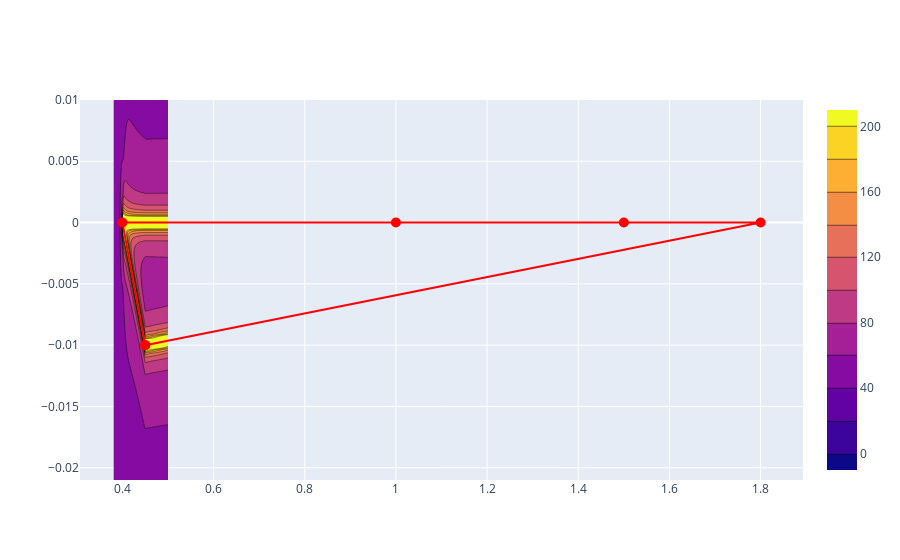

Notebook source saved alongside this figure:
### Code cell
fig = go.Figure(data=[
    go.Scatter(x=V[[5,0,1,2,4,5], 0], y=V[[5,0,1,2,4,5], 1],
        marker=dict(
            color='red',       # Dot color
            size=10
        ),
        line=dict(
            color='red',      # Line color
            width=2
        )),
    go.Contour(z=dtypes, x=xs, y=ys,
        contours=dict(
            start=0,   # minimum contour level
            end=200,      # maximum contour level
            size=20    # step between levels
        ))
])
fig.show()

### Figure 1 — Plotly figure (JSON) as saved in the notebook; plotly's stock layout.template omitted (floating-point values rounded to 4 significant figures; data arrays with more than 128 entries replaced by an {"elided": "..."} marker saying what was removed)
{"data": [{"line": {"color": "red", "width": 2}, "marker": {"color": "red", "size": 10}, "type": "scatter", "x": [0.45, 0.4, 1, 1.5, 1.8, 0.45], "y": [-0.01, 0, 0, 0, 0, -0.01]}, {"contours": {"end": 200, "size": 20, "start": 0}, "type": "contour", "x": {"elided": "300 float values"}, "y": [-0.021, -0.02069, -0.02037, -0.02006, -0.01975, -0.01943, -0.01912, -0.01881, -0.01849, -0.01818, -0.01787, -0.01756, -0.01724, -0.01693, -0.01662, -0.0163, -0.01599, -0.01568, -0.01536, -0.01505, -0.01474, -0.01442, -0.01411, -0.0138, -0.01348, -0.01317, -0.01286, -0.01255, -0.01223, -0.01192, -0.01161, -0.01129, -0.01098, -0.01067, -0.01035, -0.01004, -0.009727, -0.009414, -0.009101, -0.008788, -0.008475, -0.008162, -0.007848, -0.007535, -0.007222, -0.006909, -0.006596, -0.006283, -0.00597, -0.005657, -0.005343, -0.00503, -0.004717, -0.004404, -0.004091, -0.003778, -0.003465, -0.003152, -0.002838, -0.002525, -0.002212, -0.001899, -0.001586, -0.001273, -0.0009596, -0.0006465, -0.0003333, -2.02e-05, 0.0002929, 0.0006061, 0.0009192, 0.001232, 0.001545, 0.001859, 0.002172, 0.002485, 0.002798, 0.003111, 0.003424, 0.003737, 0.004051, 0.004364, 0.004677, 0.00499, 0.005303, 0.005616, 0.005929, 0.006242, 0.006556, 0.006869, 0.007182, 0.007495, 0.007808, 0.008121, 0.008434, 0.008747, 0.009061, 0.009374, 0.009687, 0.01], "z": {"elided": "100x300 float values"}}], "layout": {}}
